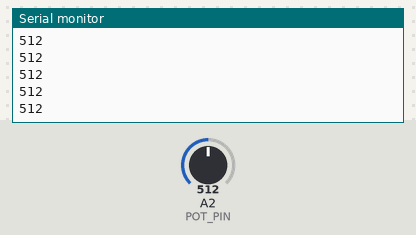
The sketch below on a simulated Arduino Uno, built with avr-gcc and run on an emulated ATmega328P. Shown: the last lines printed to the serial monitor. Inputs (shaded band) come from the test bench; at power-on: A2 (POT_PIN) = 512.

Above: at 1.2 s.
1.3 s: A2 (POT_PIN) set to 716
At 1.8 s:
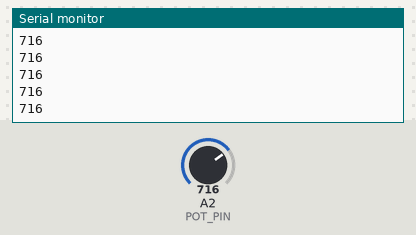
2.8 s: A2 (POT_PIN) set to 900
At 3.3 s:
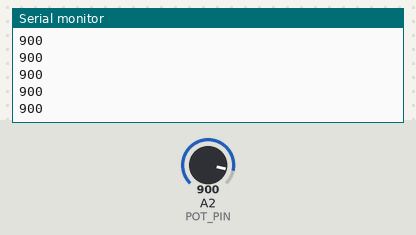
Timing chart, 0 to 5.8 s (numbered marks = the images above; inputs shaded):
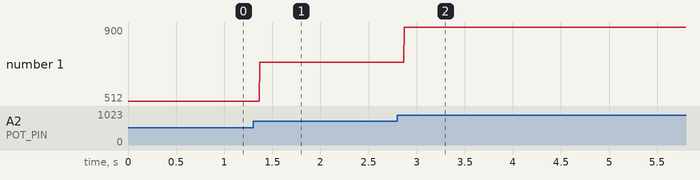

Measured:
- after the input at 1.3 s, the serial monitor: prints a new line after 0.07 s (image 1)
- after the input at 2.8 s, the serial monitor: prints a new line after 0.07 s (image 2)
- plotted number 1: 512 → 716 after the input at 1.3 s, 716 → 900 after the input at 2.8 s

The sketch:

AnalogPotentiometer.ino
```cpp
#define POT_PIN A2
#define LED_PIN 11


void setup() {
  //TO change brightness of led using potentiometer
  Serial.begin(9600);
  digitalWrite(LED_PIN,0);
}

void loop() {
  // put your main code here, to run repeatedly:
  Serial.println(analogRead(A2));
  digitalWrite(LED_PIN,analogRead(POT_PIN));
}
```
